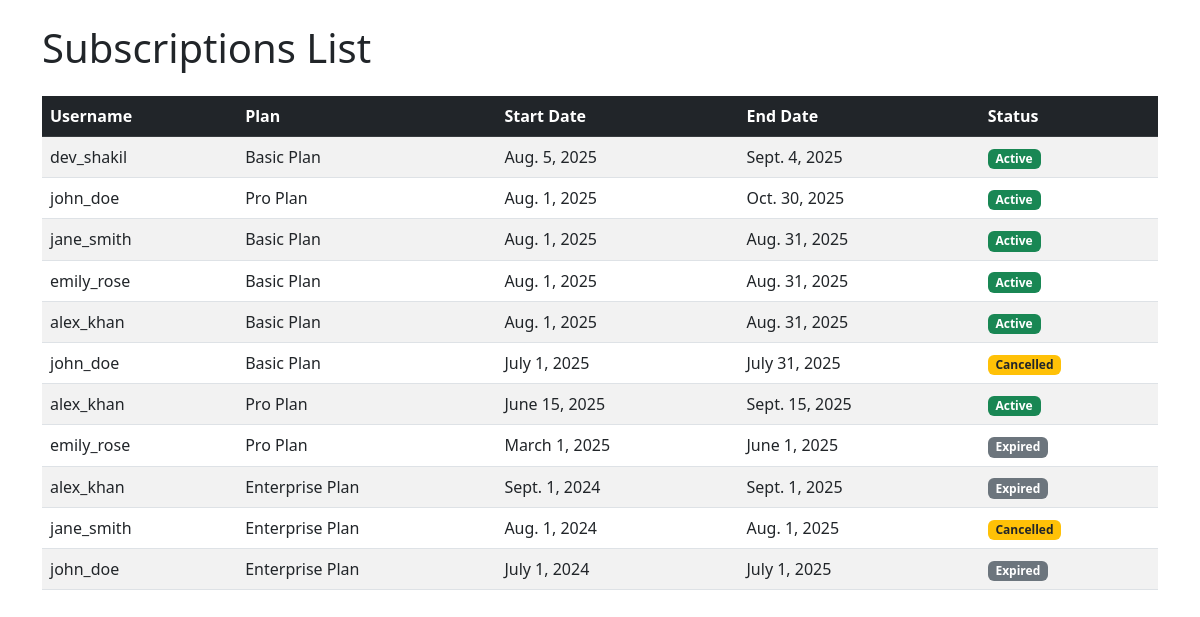
The page /subscriptions/ on the database its author committed.
### subscriptions/models.py (models this page shows, shortened)
class Subscription(models.Model):
    STATUS_CHOICES = (
        ('active', 'Active'),
        ('cancelled', 'Cancelled'),
        ('expired', 'Expired'),
    )
    user = models.ForeignKey(User, on_delete=models.CASCADE, related_name='subscriptions', help_text="User who owns this subscription")
    plan = models.ForeignKey(Plan, on_delete=models.PROTECT, related_name='subscriptions', help_text="The plan associated with this subscription")
    start_date = models.DateField(default=timezone.now)
    end_date = models.DateField()
    status = models.CharField(max_length=10, choices=STATUS_CHOICES, default='active', help_text="Current status of the subscription")
    class Meta:
        verbose_name = "Subscription"
        verbose_name_plural = "Subscriptions"
        ordering = ['-start_date']

class Plan(models.Model):
    name = models.CharField(max_length=100, unique=True, help_text="The name of the subscription plan")
    price = models.DecimalField(max_digits=8, decimal_places=2, help_text="Price in USD")
    duration_days = models.IntegerField(help_text="Duration of the plan in days")
    class Meta:
        verbose_name = "Plan"
        verbose_name_plural = "Plans"
        ordering = ['price']

### subscriptions/views.py (the view)
# urls.py: path('subscriptions/', subscriptions_views.subscription_list_view, name='subscription-list'),
def subscription_list_view(request):
    subscriptions = Subscription.objects.select_related('user', 'plan').all()
    return render(request, 'subscriptions/list.html', {'subscriptions': subscriptions})

### templates/subscriptions/list.html (shortened to what this page needs)
{% extends 'subscriptions/base.html' %}
{% block content %}
    <h1 class="mb-4">Subscriptions List</h1>
    <div class="table-responsive">
        <table class="table table-striped table-hover">
            <thead class="table-dark">
                <tr>
                    <th>Username</th>
                    <th>Plan</th>
                    <th>Start Date</th>
                    <th>End Date</th>
                    <th>Status</th>
                </tr>
            </thead>
            <tbody>
                {% for subscription in subscriptions %}
                <tr>
                    <td>{{ subscription.user.username }}</td>
                    <td>{{ subscription.plan.name }}</td>
                    <td>{{ subscription.start_date }}</td>
                    <td>{{ subscription.end_date }}</td>
                    <td>
                        <span class="badge
                            {% if subscription.status == 'active' %}bg-success
                            {% elif subscription.status == 'cancelled' %}bg-warning text-dark
                            {% else %}bg-secondary
                            {% endif %}">
                            {{ subscription.status|title }}
                        </span>
                    </td>
                </tr>
                {% empty %}
                <tr>
                    <td colspan="5" class="text-center">No subscriptions found</td>
                </tr>
                {% endfor %}
            </tbody>
        </table>
    </div>
{% endblock %}

### templates/subscriptions/base.html (shortened to what this page needs)
<!DOCTYPE html>
<html lang="en">
<head>
    <link href="https://cdn.jsdelivr.net/npm/bootstrap@5.3.0/dist/css/bootstrap.min.css" rel="stylesheet">
</head>
<body>
    <div class="container mt-4">
        {% block content %}{% endblock %}
    </div>
</body>
</html>

### rows shown on the page
Subscription: user.username "dev_shakil", plan.name "Basic Plan", start_date "Aug. 5, 2025", end_date "Sept. 4, 2025", status "Active"
Subscription: user.username "john_doe", plan.name "Pro Plan", start_date "Aug. 1, 2025", end_date "Oct. 30, 2025", status "Active"
Subscription: user.username "jane_smith", plan.name "Basic Plan", start_date "Aug. 1, 2025", end_date "Aug. 31, 2025", status "Active"
Subscription: user.username "emily_rose", plan.name "Basic Plan", start_date "Aug. 1, 2025", end_date "Aug. 31, 2025", status "Active"
Subscription: user.username "alex_khan", plan.name "Basic Plan", start_date "Aug. 1, 2025", end_date "Aug. 31, 2025", status "Active"
Subscription: user.username "john_doe", plan.name "Basic Plan", start_date "July 1, 2025", end_date "July 31, 2025", status "Cancelled"
Subscription: user.username "alex_khan", plan.name "Pro Plan", start_date "June 15, 2025", end_date "Sept. 15, 2025", status "Active"
Subscription: user.username "emily_rose", plan.name "Pro Plan", start_date "March 1, 2025", end_date "June 1, 2025", status "Expired"
Subscription: user.username "alex_khan", plan.name "Enterprise Plan", start_date "Sept. 1, 2024", end_date "Sept. 1, 2025", status "Expired"
Subscription: user.username "jane_smith", plan.name "Enterprise Plan", start_date "Aug. 1, 2024", end_date "Aug. 1, 2025", status "Cancelled"
Subscription: user.username "john_doe", plan.name "Enterprise Plan", start_date "July 1, 2024", end_date "July 1, 2025", status "Expired"
